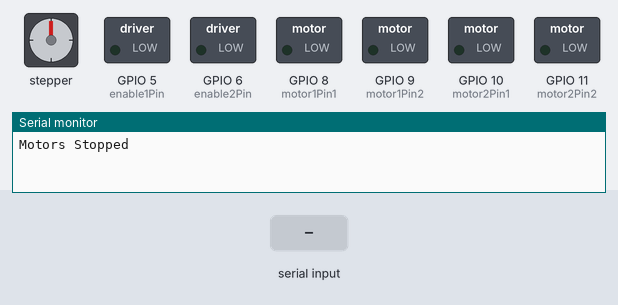
Bench run of a sketch on a simulated ESP32. Parts: stepper motor, switched loads named in the sketch (green lamp = pin HIGH), the last lines printed to the serial monitor. Wiring (inferred from the names in the program): stepper motor driver (18000 steps per turn assumed): step GPIO 23; direction GPIO 22. Inputs (shaded band) come from the test bench. Pins used as bus, display or sensor lines are not drawn.

Above: at 1.2 s.
1.3 s: "moveUp\n" received over the second serial link
At 1.9 s:
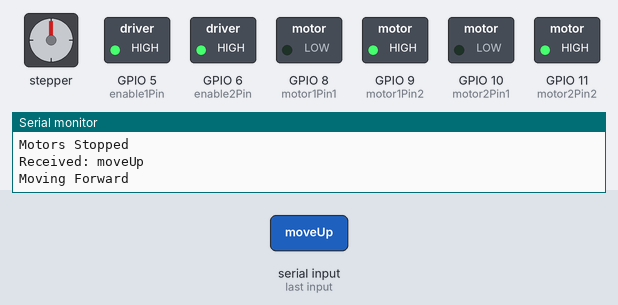
2.8 s: "moveDown\n" received over the second serial link
At 3.1 s:
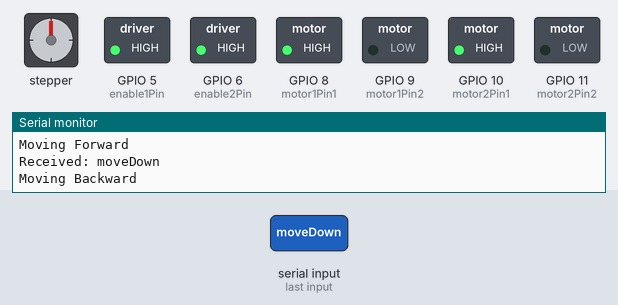
4.3 s: "moveLeft\n" received over the second serial link
At 5.4 s:
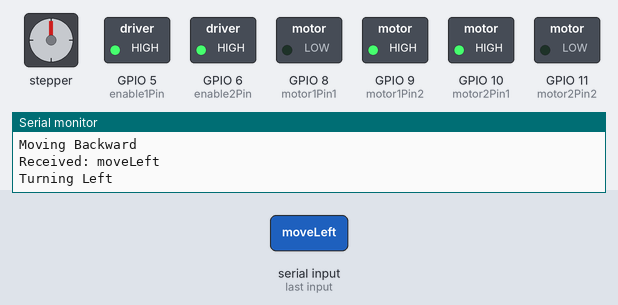
5.8 s: "moveRight\n" received over the second serial link
At 6.5 s:
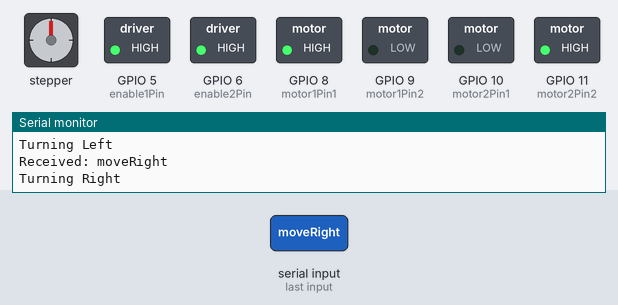
7.3 s: "stepperForward\n" received over the second serial link
At 26.6 s:
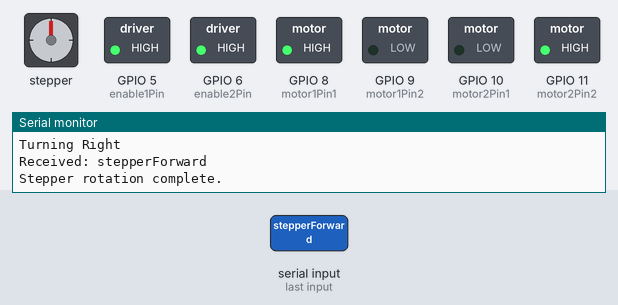
Timing chart, 0 to 26.9 s (numbered marks = the images above; inputs shaded):
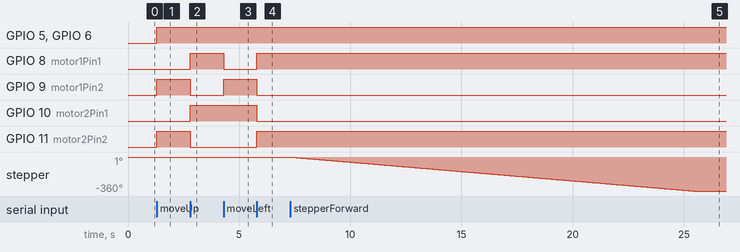

The sketch:

MegaRec.ino
```cpp
#include <SoftwareSerial.h>
#include <AccelStepper.h>

// DC Motor Driver Pins
int motor1Pin1 = 8;  // Motor 1 - IN1
int motor1Pin2 = 9;  // Motor 1 - IN2
int enable1Pin = 5;  // Motor 1 - PWM

int motor2Pin1 = 10; // Motor 2 - IN1
int motor2Pin2 = 11; // Motor 2 - IN2
int enable2Pin = 6;  // Motor 2 - PWM

// Stepper Motor Pins
const int dirPin = 22;   // Stepper Motor Direction
const int stepPin = 23;  // Stepper Motor Step

#define limitSwitchPin 3 // Limit Switch

// Define steps per revolution for your stepper motor
const int stepsPerRevolution = 18000; // Adjust this if necessary for your stepper


#define mySerial Serial1
// Define motor interface type for the stepper motor
#define motorInterfaceType 1
AccelStepper myStepper(motorInterfaceType, stepPin, dirPin);

// Global variable to store the previous stepper position
long previousStepperPosition = 0;


void setup() {
    Serial.begin(9600);  // USB Serial Monitor
    Serial1.begin(9600); // Communication with ESP32

    // Set motor pins as outputs
    pinMode(motor1Pin1, OUTPUT);
    pinMode(motor1Pin2, OUTPUT);
    pinMode(enable1Pin, OUTPUT);
    pinMode(motor2Pin1, OUTPUT);
    pinMode(motor2Pin2, OUTPUT);
    pinMode(enable2Pin, OUTPUT);

    // Set the pins as outputs
  pinMode(dirPin, OUTPUT);
  pinMode(stepPin, OUTPUT);

  pinMode(limitSwitchPin, INPUT_PULLUP);


    // Ensure motors are stopped initially
    stopMotors();

    // Setup Stepper Motor
    myStepper.setMaxSpeed(1000);
    myStepper.setAcceleration(100);
    myStepper.setSpeed(200);


}

void loop() {
    if (Serial1.available()) {
        String message = Serial1.readStringUntil('\n');
        message.trim();  // Remove any whitespace or newline characters

        Serial.println("Received: " + message);

        if (message == "moveUp") {
            moveForward();
        } else if (message == "moveDown") {
            moveBackward();
        } else if (message == "moveLeft") {
            turnLeft();
        } else if (message == "moveRight") {
            turnRight();
        } else if (message == "stopMotor") {
            stopMotors();
        } else if (message == "stepperForward") {
            rotateStepperForward();
        } else if (message == "stepperBackward") {
            rotateBackToPrevious();
        } else {
            Serial.println("Unknown command received.");
        }
    }
}

// -------------------------
// Motor and Door Functions
// -------------------------

void moveForward() {
    Serial.println("Moving Forward");
    analogWrite(enable1Pin, 255);
    analogWrite(enable2Pin, 255);
    digitalWrite(motor1Pin1, LOW);
    digitalWrite(motor1Pin2, HIGH);
    digitalWrite(motor2Pin1, LOW);
    digitalWrite(motor2Pin2, HIGH);
}

void moveBackward() {
    Serial.println("Moving Backward");
    analogWrite(enable1Pin, 255);
    analogWrite(enable2Pin, 255);
    digitalWrite(motor1Pin1, HIGH);
    digitalWrite(motor1Pin2, LOW);
    digitalWrite(motor2Pin1, HIGH);
    digitalWrite(motor2Pin2, LOW);
}

void turnLeft() {
    Serial.println("Turning Left");
    analogWrite(enable1Pin, 255);
    analogWrite(enable2Pin, 255);
    digitalWrite(motor1Pin1, LOW);
    digitalWrite(motor1Pin2, HIGH);
    digitalWrite(motor2Pin1, HIGH);
    digitalWrite(motor2Pin2, LOW);
}

void turnRight() {
    Serial.println("Turning Right");
    analogWrite(enable1Pin, 255);
    analogWrite(enable2Pin, 255);
    digitalWrite(motor1Pin1, HIGH);
    digitalWrite(motor1Pin2, LOW);
    digitalWrite(motor2Pin1, LOW);
    digitalWrite(motor2Pin2, HIGH);
}

void stopMotors() {
    Serial.println("Motors Stopped");
    analogWrite(enable1Pin, 0);
    analogWrite(enable2Pin, 0);
    digitalWrite(motor1Pin1, LOW);
    digitalWrite(motor1Pin2, LOW);
    digitalWrite(motor2Pin1, LOW);
    digitalWrite(motor2Pin2, LOW);
}

// -------------------------
// Stepper Motor Functions
// -------------------------

void rotateStepperForward() {
    // Open the door by reversing the motor's direction
  digitalWrite(dirPin, LOW); // Set direction to open
  for (int i = 0; i < stepsPerRevolution; i++) {
    digitalWrite(stepPin, HIGH);
    delayMicroseconds(500); // Reduced delay for higher speed
    digitalWrite(stepPin, LOW);
    delayMicroseconds(500); // Reduced delay for higher speed
  }

    Serial.println("Stepper rotation complete.");
}

void rotateBackToPrevious() {
    // Close the door by reversing the motor's direction
    digitalWrite(dirPin, HIGH); // Set direction to close

    // Keep rotating until the limit switch is triggered (reads HIGH)
    while (digitalRead(limitSwitchPin) == LOW) {
        digitalWrite(stepPin, HIGH);
        delayMicroseconds(500); // Adjust for speed
        digitalWrite(stepPin, LOW);
        delayMicroseconds(500);
    }

    Serial.println("Stepper stopped: Limit switch triggered.");
}
```

Measured:
- after the input at 1.3 s, GPIO 5 (enable1Pin), GPIO 6 (enable2Pin), GPIO 9 (motor1Pin2), GPIO 11 (motor2Pin2): LOW → HIGH at once
- after the input at 2.8 s, GPIO 8 (motor1Pin1), GPIO 10 (motor2Pin1): LOW → HIGH at once; GPIO 9 (motor1Pin2), GPIO 11 (motor2Pin2): HIGH → LOW at once
- after the input at 4.3 s, GPIO 8 (motor1Pin1): HIGH → LOW at once; GPIO 9 (motor1Pin2): LOW → HIGH at once
- after the input at 5.8 s, GPIO 8 (motor1Pin1), GPIO 11 (motor2Pin2): LOW → HIGH at once; GPIO 9 (motor1Pin2), GPIO 10 (motor2Pin1): HIGH → LOW at once
- after the input at 7.3 s, stepper: turns 360° counter-clockwise in 18.1 s, starting after 0.05 s
